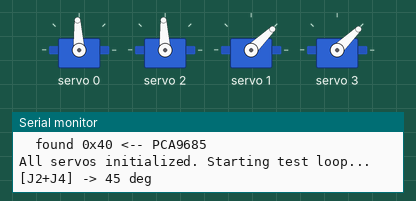
A sketch run on a simulated ESP32. On the bench: 4 × servo, the last lines printed to the serial monitor.

Above: at 1.55 s.
At 4.9 s:
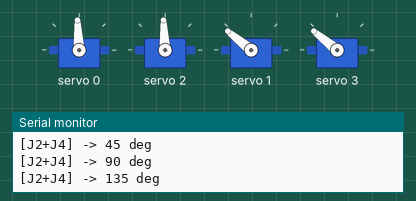
At 8.25 s:
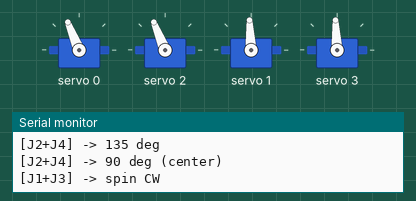
At 11.6 s:
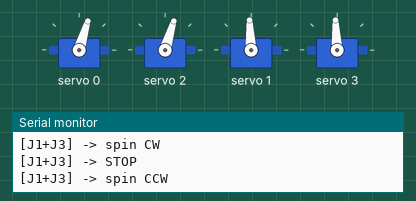
At 15.0 s:
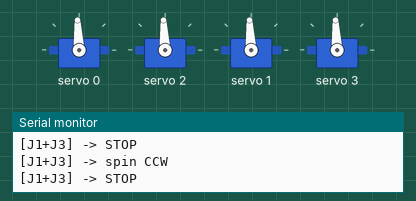
Timing chart, 0 to 19.1 s (numbered marks = the images above):
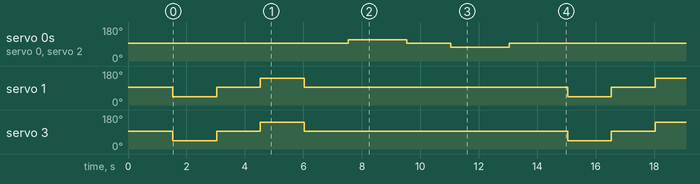

Measured:
- by itself, servo 0, servo 2: repeats every 13.5 s: 93° 1.5 s, 73° 2.0 s, 93° 8.0 s, 112° 2.0 s
- by itself, servo 1, servo 3: repeats every 13.5 s: 93° 1.5 s, 141° 1.5 s, 93° 9.0 s, 44° 1.5 s

The sketch:

servo_test.ino
```cpp
// Test all 4 servos at once via PCA9685.
// Positional (J2, J4): sweep 0 → 90 → 180 → 90
// Continuous (J1, J3): spin CW → stop → spin CCW → stop
// Watch Serial Monitor @115200 for I2C scan + status.

#include <Wire.h>
#include <Adafruit_PWMServoDriver.h>

Adafruit_PWMServoDriver pwm(0x40);

// PCA9685 channels
#define CH_J1  0   // base      - MG996 360 continuous
#define CH_J2  1   // shoulder  - MG996 180 positional
#define CH_J3  2   // elbow     - MG996 360 continuous
#define CH_J4  3   // wrist     - SG90  180 positional

#define PULSE_MIN  500
#define PULSE_MAX  2500

void i2cScan() {
  Serial.println("I2C scan...");
  int found = 0;
  for (uint8_t addr = 1; addr < 127; addr++) {
    Wire.beginTransmission(addr);
    if (Wire.endTransmission() == 0) {
      Serial.printf("  found 0x%02X %s\n", addr, addr==0x40 ? "<-- PCA9685" : "");
      found++;
    }
  }
  if (!found) Serial.println("  NO devices! Check SDA(21) SCL(22) wiring + PCA9685 VCC.");
}

void setAngle(uint8_t ch, float deg) {
  deg = constrain(deg, 0, 180);
  float us = PULSE_MIN + (PULSE_MAX - PULSE_MIN) * (deg / 180.0f);
  pwm.writeMicroseconds(ch, (uint16_t)us);
}

void setContinuous(uint8_t ch, int dir) {
  // dir: -1 = reverse, 0 = stop, +1 = forward
  float us = 1500 + dir * 200;
  pwm.writeMicroseconds(ch, (uint16_t)us);
}

void setup() {
  Serial.begin(115200);
  delay(500);
  Serial.println("\n=== SERVO TEST (all 4 via PCA9685) ===\n");

  Wire.begin();
  i2cScan();

  pwm.begin();
  pwm.setPWMFreq(50);
  delay(10);

  // stop continuous servos
  setContinuous(CH_J1, 0);
  setContinuous(CH_J3, 0);
  // center positional servos
  setAngle(CH_J2, 90);
  setAngle(CH_J4, 90);

  Serial.println("\nAll servos initialized. Starting test loop...\n");
  delay(1000);
}

void loop() {
  // --- Positional: J2 + J4 sweep ---
  Serial.println("[J2+J4] -> 45 deg");
  setAngle(CH_J2, 45);
  setAngle(CH_J4, 45);
  delay(1500);

  Serial.println("[J2+J4] -> 90 deg");
  setAngle(CH_J2, 90);
  setAngle(CH_J4, 90);
  delay(1500);

  Serial.println("[J2+J4] -> 135 deg");
  setAngle(CH_J2, 135);
  setAngle(CH_J4, 135);
  delay(1500);

  Serial.println("[J2+J4] -> 90 deg (center)");
  setAngle(CH_J2, 90);
  setAngle(CH_J4, 90);
  delay(1500);

  // --- Continuous: J1 + J3 spin ---
  Serial.println("[J1+J3] -> spin CW");
  setContinuous(CH_J1, +1);
  setContinuous(CH_J3, +1);
  delay(2000);

  Serial.println("[J1+J3] -> STOP");
  setContinuous(CH_J1, 0);
  setContinuous(CH_J3, 0);
  delay(1500);

  Serial.println("[J1+J3] -> spin CCW");
  setContinuous(CH_J1, -1);
  setContinuous(CH_J3, -1);
  delay(2000);

  Serial.println("[J1+J3] -> STOP");
  setContinuous(CH_J1, 0);
  setContinuous(CH_J3, 0);
  delay(2000);

  Serial.println("--- cycle done, repeating ---\n");
}
```
